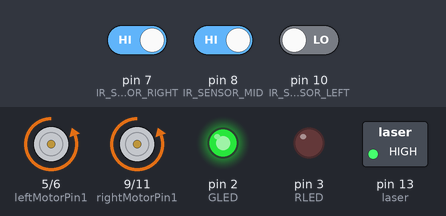
Recording of a sketch running on a simulated Arduino Uno, built with avr-gcc and run on an emulated ATmega328P. Shown: motor-driver pin pairs drawn as motors (green arrow = first pin HIGH = forward, orange = second pin HIGH = backward, longer = more drive), switched loads named in the sketch (green lamp = pin HIGH), output pins drawn as LEDs (lit = HIGH). The inputs (shaded band) are chosen by the test bench; at power-on: pin 7 (IR_SENSOR_RIGHT) HIGH, pin 8 (IR_SENSOR_MID) HIGH, pin 10 (IR_SENSOR_LEFT) LOW.

Above: at 1.2 s.
1.3 s: pin 7 (IR_SENSOR_RIGHT) driven LOW
At 1.7 s:
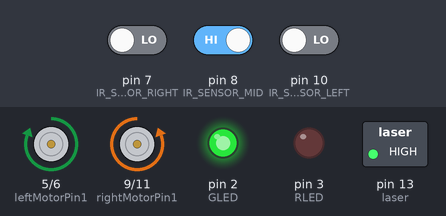
2.8 s: pin 8 (IR_SENSOR_MID) driven LOW
At 4.0 s:
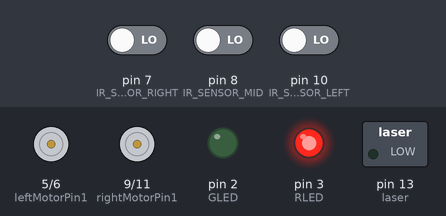
4.3 s: pin 8 (IR_SENSOR_MID) driven HIGH
At 5.2 s:
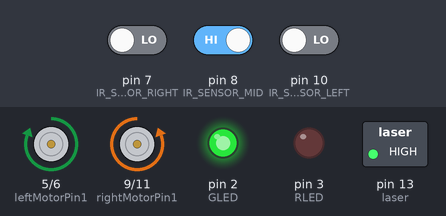
5.8 s: pin 10 (IR_SENSOR_LEFT) driven HIGH
At 6.4 s:
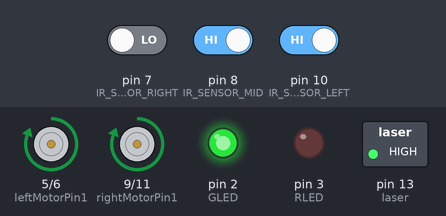
7.3 s: pin 10 (IR_SENSOR_LEFT) driven LOW
At 8.7 s:
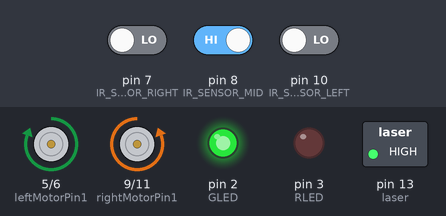
Timing chart, 0 to 9.8 s (numbered marks = the images above; inputs shaded):
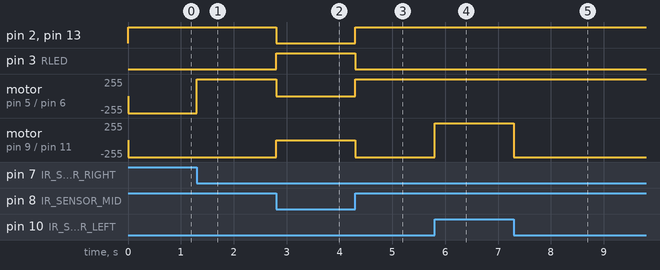

Measured:
- after the input at 1.3 s, motor on pin 5 (leftMotorPin1) / pin 6 (leftMotorPin2): backward 255/255 → forward 255/255 at once
- after the input at 2.8 s, pin 2 (GLED), pin 13 (laser): HIGH → LOW at once; pin 3 (RLED): LOW → HIGH at once; motor on pin 5 (leftMotorPin1) / pin 6 (leftMotorPin2): forward 255/255 → stopped at once; motor on pin 9 (rightMotorPin1) / pin 11 (rightMotorPin2): backward 255/255 → stopped at once
- after the input at 4.3 s, pin 2 (GLED), pin 13 (laser): LOW → HIGH at once; pin 3 (RLED): HIGH → LOW at once; motor on pin 5 (leftMotorPin1) / pin 6 (leftMotorPin2): stopped → forward 255/255 at once; motor on pin 9 (rightMotorPin1) / pin 11 (rightMotorPin2): stopped → backward 255/255 at once
- after the input at 5.8 s, motor on pin 9 (rightMotorPin1) / pin 11 (rightMotorPin2): backward 255/255 → forward 255/255 at once
- after the input at 7.3 s, motor on pin 9 (rightMotorPin1) / pin 11 (rightMotorPin2): forward 255/255 → backward 255/255 at once

The sketch:

LINE_FOLLOW_CODE.ino
```cpp
#define IR_SENSOR_RIGHT  7
#define IR_SENSOR_LEFT  10
#define IR_SENSOR_MID 8
#define MOTOR_SPEED  150
const int GLED = 2;
const int RLED = 3;
const int laser = 13;

// Right motor pins
int rightMotorPin1 = 9;
int rightMotorPin2 = 11;

// Left motor pins
int leftMotorPin1 = 5;
int leftMotorPin2 = 6;

void setup() {
  TCCR0B = TCCR0B & B11111000 | B00000010; // Set timer for PWM

  pinMode(rightMotorPin1, OUTPUT);
  pinMode(rightMotorPin2, OUTPUT);
  pinMode(leftMotorPin1, OUTPUT);
  pinMode(leftMotorPin2, OUTPUT);
  pinMode(GLED, OUTPUT);
  pinMode(RLED, OUTPUT);
  pinMode(laser, OUTPUT);

  pinMode(IR_SENSOR_RIGHT, INPUT);
  pinMode(IR_SENSOR_LEFT, INPUT);
  pinMode(IR_SENSOR_MID, INPUT);

  // Initialize motor and LED states
  rotateMotor(0, 0);
  digitalWrite(GLED, LOW);
  digitalWrite(RLED, HIGH);
  digitalWrite(laser, LOW);
}

void loop() {
  int rightIRSensorValue = digitalRead(IR_SENSOR_RIGHT);
  int leftIRSensorValue = digitalRead(IR_SENSOR_LEFT);
  int midIRSensorValue = digitalRead(IR_SENSOR_MID);

  if (midIRSensorValue == LOW) {
    // Stop both motors
    rotateMotor(0, 0);
  } else {
    // If none of the sensors detects a black line, go straight
    if (rightIRSensorValue == LOW && leftIRSensorValue == LOW) {
      rotateMotor(-MOTOR_SPEED, MOTOR_SPEED);
    }
    // If right sensor detects a black line, turn right
    else if (rightIRSensorValue == HIGH && leftIRSensorValue == LOW) {
      rotateMotor(-MOTOR_SPEED, -MOTOR_SPEED);
    }
    // If left sensor detects a black line, turn left
    else if (rightIRSensorValue == LOW && leftIRSensorValue == HIGH) {
      rotateMotor(MOTOR_SPEED, MOTOR_SPEED);
    }
    // If both sensors detect a black line, stop
    else {
      rotateMotor(0, 0);
    }
  }

  // Control GLED and RLED based on whether any motor is moving
  bool motorsMoving = (digitalRead(leftMotorPin1) == HIGH || digitalRead(leftMotorPin2) == HIGH ||
                       digitalRead(rightMotorPin1) == HIGH || digitalRead(rightMotorPin2) == HIGH);

  if (motorsMoving) {
    digitalWrite(GLED, HIGH); // Turn GLED ON
    digitalWrite(RLED, LOW);  // Turn RLED OFF
    digitalWrite(laser, HIGH); // Turn laser ON
  } else {
    digitalWrite(GLED, LOW);  // Turn GLED OFF
    digitalWrite(RLED, HIGH); // Turn RLED ON
    digitalWrite(laser, LOW); // Turn laser OFF
  }
}

void rotateMotor(int rightMotorSpeed, int leftMotorSpeed) {
  // Control right motor
  if (rightMotorSpeed < 0) {
    digitalWrite(rightMotorPin1, LOW);
    digitalWrite(rightMotorPin2, HIGH);
  } else if (rightMotorSpeed > 0) {
    digitalWrite(rightMotorPin1, HIGH);
    digitalWrite(rightMotorPin2, LOW);
  } else {
    digitalWrite(rightMotorPin1, LOW);
    digitalWrite(rightMotorPin2, LOW);
  }

  // Control left motor
  if (leftMotorSpeed < 0) {
    digitalWrite(leftMotorPin1, LOW);
    digitalWrite(leftMotorPin2, HIGH);
  } else if (leftMotorSpeed > 0) {
    digitalWrite(leftMotorPin1, HIGH);
    digitalWrite(leftMotorPin2, LOW);
  } else {
    digitalWrite(leftMotorPin1, LOW);
    digitalWrite(leftMotorPin2, LOW);
  }
}
```
